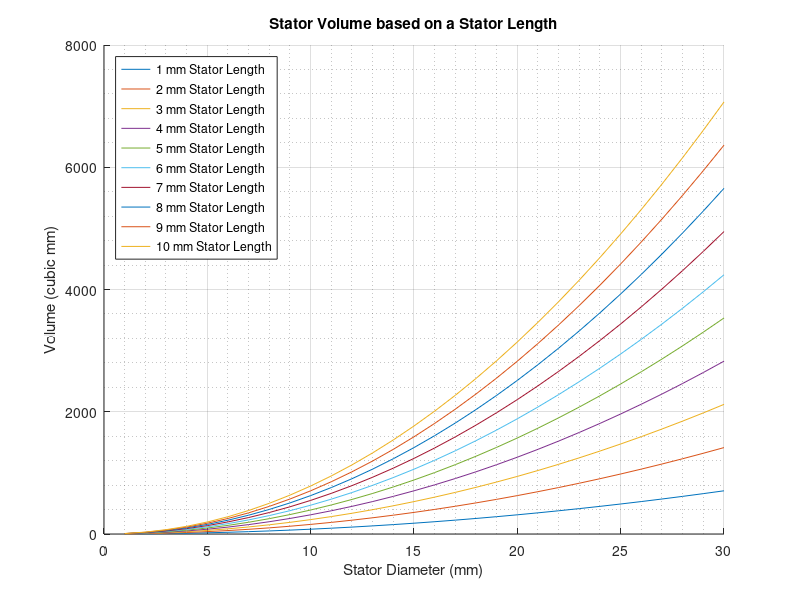

Write the MATLAB code that produced this figure. (Note: this script raises an error after producing the figure.)
% Stator Sizing Comparison
% Power is based on Stator Volume
% Volume = pi*r^2*L
% r = stator radius
% L = stator length

d = 01 : 01 : 30;
r = d/2;

% Stator Lengths
L1 = 01; L2 = 02; L3 = 03; L4 = 04; L5 = 05;
L6 = 06; L7 = 07; L8 = 08; L9 = 09; L10 = 10;

% Stator Volumes
V1 = pi .* r .* r .* L1; V2 = pi .* r .* r .* L2; V3 = pi .* r .* r .* L3;
V4 = pi .* r .* r .* L4; V5 = pi .* r .* r .* L5; V6 = pi .* r .* r .* L6;
V7 = pi .* r .* r .* L7; V8 = pi .* r .* r .* L8; V9 = pi .* r .* r .* L9;
V10 = pi .* r .* r .* L10;

figure (1)
hold on
plot (d,V1); plot (d,V2); plot (d,V3); plot (d,V4); plot (d,V5);
plot (d,V6); plot (d,V7); plot (d,V8); plot (d,V9); plot (d,V10);
grid on
grid minor
legend('1 mm Stator Length','2 mm Stator Length', '3 mm Stator Length', ...
        '4 mm Stator Length','5 mm Stator Length','6 mm Stator Length', ...
        '7 mm Stator Length','8 mm Stator Length','9 mm Stator Length', ...
        '10 mm Stator Length', ...
        'location','NorthWest');
ylabel('Volume (cubic mm)');
xlabel('Stator Diameter (mm)');
title('Stator Volume based on a Stator Length');
ax.FontSize = 18;
hold off

figure(2)
tiledlayout(3,2) % Requires R2019b or later 

nexttile
plot (d,V3);
legend('Volume (cubic mm)', 'location','NorthEast'); 
grid on
grid minor
ylabel('Volume (cubic mm)');
xlabel('Stator diameter (mm)');
title('Stator Volume based on a stator length of 3 mm');

nexttile
plot (d,V4);
legend('Volume (cubic mm)', 'location','NorthEast'); 
grid on
grid minor
ylabel('Volume (cubic mm)');
xlabel('Stator diameter (mm)');
title('Stator Volume based on a stator length of 4 mm');

nexttile
plot (d,V5);
legend('Volume (cubic mm)', 'location','NorthEast'); 
grid on
grid minor
ylabel('Volume (cubic mm)');
xlabel('Stator diameter (mm)');
title('Stator Volume based on a stator length of 5 mm');

nexttile
plot (d,V6);
legend('Volume (cubic mm)', 'location','NorthEast'); 
grid on
grid minor
ylabel('Volume (cubic mm)');
xlabel('Stator diameter (mm)');
title('Stator Volume based on a stator length of 6 mm');

nexttile
plot (d,V7);
legend('Volume (cubic mm)', 'location','NorthEast'); 
grid on
grid minor
ylabel('Volume (cubic mm)');
xlabel('Stator diameter (mm)');
title('Stator Volume based on a stator length of 7 mm');

nexttile
plot (d,V8);
legend('Volume (cubic mm)', 'location','NorthEast'); 
grid on
grid minor
ylabel('Volume (cubic mm)');
xlabel('Stator diameter (mm)');
title('Stator Volume based on a stator length of 8 mm');

